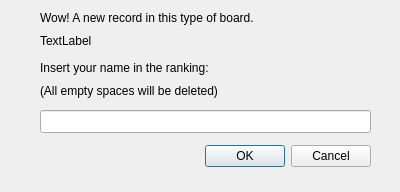
<?xml version="1.0" encoding="UTF-8"?>
<ui version="4.0">
 <class>RecordDialog</class>
 <widget class="QDialog" name="RecordDialog">
  <property name="geometry">
   <rect>
    <x>0</x>
    <y>0</y>
    <width>400</width>
    <height>192</height>
   </rect>
  </property>
  <property name="windowTitle">
   <string>A new record</string>
  </property>
  <widget class="QDialogButtonBox" name="buttonBox">
   <property name="geometry">
    <rect>
     <x>30</x>
     <y>140</y>
     <width>341</width>
     <height>32</height>
    </rect>
   </property>
   <property name="orientation">
    <enum>Qt::Horizontal</enum>
   </property>
   <property name="standardButtons">
    <set>QDialogButtonBox::Cancel|QDialogButtonBox::Ok</set>
   </property>
   <property name="centerButtons">
    <bool>false</bool>
   </property>
  </widget>
  <widget class="QLabel" name="labelNewRecord">
   <property name="geometry">
    <rect>
     <x>40</x>
     <y>10</y>
     <width>331</width>
     <height>16</height>
    </rect>
   </property>
   <property name="text">
    <string>Wow! A new record in this type of board.</string>
   </property>
  </widget>
  <widget class="QLineEdit" name="nameRecord">
   <property name="geometry">
    <rect>
     <x>40</x>
     <y>110</y>
     <width>331</width>
     <height>23</height>
    </rect>
   </property>
   <property name="maxLength">
    <number>30</number>
   </property>
  </widget>
  <widget class="QLabel" name="labelNameRecord">
   <property name="geometry">
    <rect>
     <x>40</x>
     <y>60</y>
     <width>321</width>
     <height>16</height>
    </rect>
   </property>
   <property name="text">
    <string>Insert your name in the ranking:</string>
   </property>
  </widget>
  <widget class="QLabel" name="labelTimeRecord">
   <property name="geometry">
    <rect>
     <x>40</x>
     <y>20</y>
     <width>59</width>
     <height>41</height>
    </rect>
   </property>
   <property name="text">
    <string>TextLabel</string>
   </property>
  </widget>
  <widget class="QLabel" name="labelWarningEmptySpaces">
   <property name="geometry">
    <rect>
     <x>40</x>
     <y>80</y>
     <width>241</width>
     <height>21</height>
    </rect>
   </property>
   <property name="text">
    <string>(All empty spaces will be deleted)</string>
   </property>
  </widget>
 </widget>
 <resources/>
 <connections>
  <connection>
   <sender>buttonBox</sender>
   <signal>accepted()</signal>
   <receiver>RecordDialog</receiver>
   <slot>accept()</slot>
   <hints>
    <hint type="sourcelabel">
     <x>248</x>
     <y>254</y>
    </hint>
    <hint type="destinationlabel">
     <x>157</x>
     <y>274</y>
    </hint>
   </hints>
  </connection>
  <connection>
   <sender>buttonBox</sender>
   <signal>rejected()</signal>
   <receiver>RecordDialog</receiver>
   <slot>reject()</slot>
   <hints>
    <hint type="sourcelabel">
     <x>316</x>
     <y>260</y>
    </hint>
    <hint type="destinationlabel">
     <x>286</x>
     <y>274</y>
    </hint>
   </hints>
  </connection>
 </connections>
</ui>
